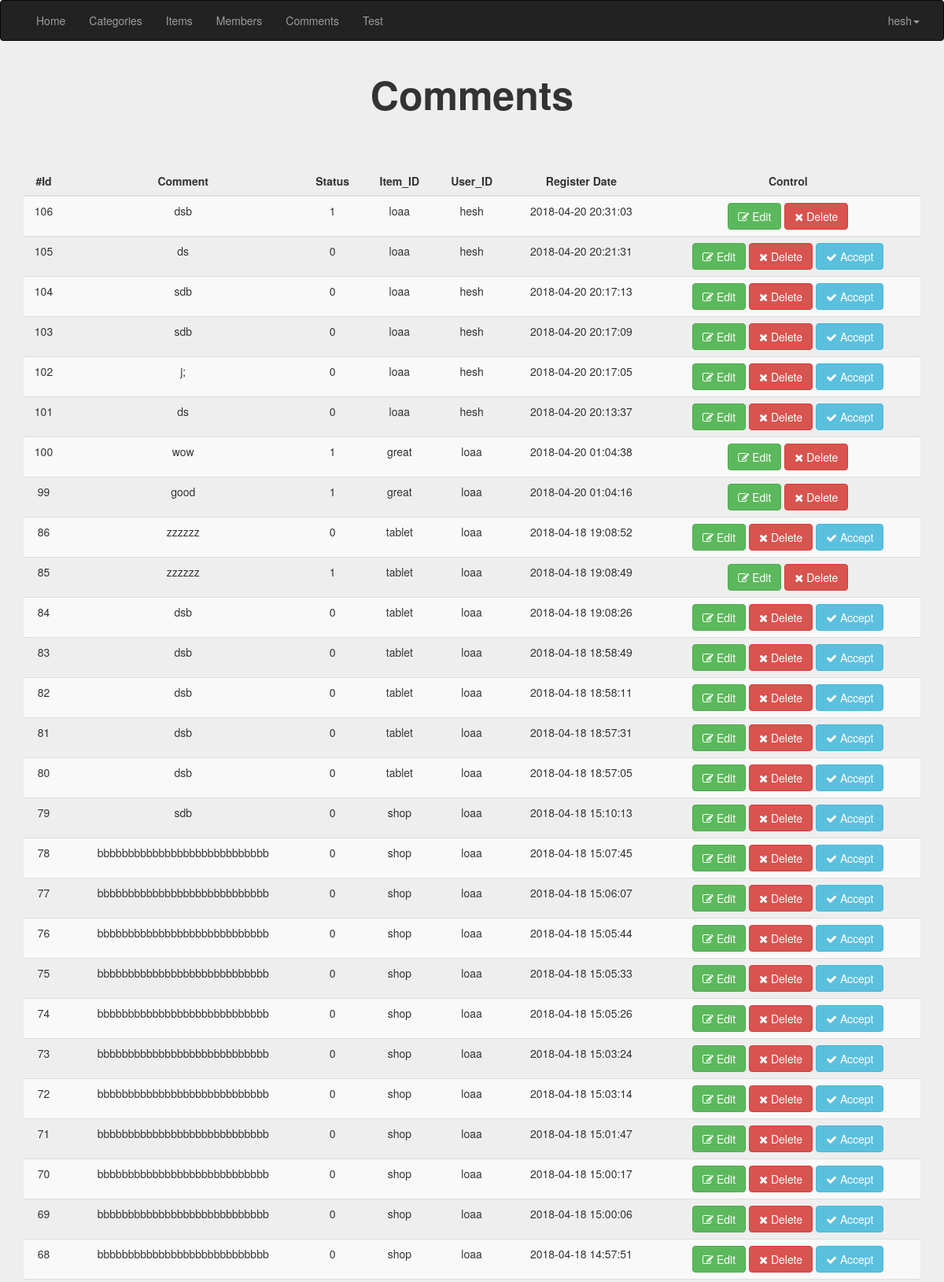
Screenshot of /comments.php?go=manage (signed in, upper part) with the database file from the repository.
### tables this page shows
CREATE TABLE `users` (
  `user_id` int(11) NOT NULL COMMENT 'To Identify user',
  `username` varchar(255) NOT NULL COMMENT 'username to login',
  `password` varchar(255) NOT NULL COMMENT 'password to login',
  `email` varchar(255) NOT NULL,
  `full_name` varchar(255) NOT NULL,
  `group_id` int(11) NOT NULL DEFAULT '0' COMMENT 'identify user group',
  `trust_states` int(11) NOT NULL DEFAULT '0' COMMENT 'rank of sellers ',
  `reg_status` int(11) NOT NULL DEFAULT '0' COMMENT 'approve users ',
  `date` date NOT NULL,
  `avatar` varchar(255) NOT NULL
);

CREATE TABLE `comments` (
  `id` int(11) NOT NULL,
  `comment` text NOT NULL,
  `status` varchar(4) NOT NULL DEFAULT '0',
  `date` timestamp NOT NULL DEFAULT CURRENT_TIMESTAMP ON UPDATE CURRENT_TIMESTAMP,
  `item_id` int(11) NOT NULL,
  `user_id` int(11) NOT NULL
);

CREATE TABLE `items` (
  `id` int(11) NOT NULL,
  `name` varchar(255) NOT NULL,
  `price` varchar(255) NOT NULL,
  `country_made` varchar(255) NOT NULL,
  `description` text NOT NULL,
  `image` varchar(25) NOT NULL,
  `status` varchar(255) NOT NULL,
  `date` date NOT NULL,
  `rating` smallint(6) NOT NULL,
  `approve` tinyint(4) NOT NULL DEFAULT '0',
  `sec_id` int(11) NOT NULL,
  `members_id` int(11) NOT NULL,
  `tags` varchar(255) NOT NULL
);

### comments.php (the view, shortened to what this page needs)
<?php
	if (isset($_SESSION['id']) || isset($_SESSION['uid'])) {
      include("includes.php");
	 } else {
           header("Location: index.php");
           exit();
	}
?>
<?php
function manage_comments(){
  $go = isset($_GET['go']) ? $_GET['go'] : "try again";
   if ($go == 'manage') {
      $rows = select("comments.*, items.name  AS item_name, users.username AS username", "comments",
                        "INNER JOIN items ON items.id = comments.item_id
                         INNER JOIN users ON users.user_id = comments.user_id");
  ?>
     <div class="container member-table table-responsive">
          <h2 class='text-center'>Comments<br><br></h2>
          <table class="table table-striped text-center">
            <thead>
              <tr >
                <th>#Id</th>
                <th>Comment</th>
                <th>Status</th>
                <th>Item_ID</th>
                <th>User_ID</th>
                <th>Register Date</th>
                <th>Control</th>
              </tr>
            </thead>
            <tbody>
                <?php
                  foreach ($rows as $row) {
                   echo "<tr>";
                    echo "<td>". $row['id']        . "</td>" ;
                    echo "<td>". $row['comment']   . "</td>" ;
                    echo "<td>". $row['status']    . "</td>" ;
                    echo "<td>". $row['item_name'] . "</td>" ;
                    echo "<td>". $row['username']  . "</td>" ;
                    echo "<td>". $row['date']      . "</td>" ;
                     echo "<td>
                             <a href='comments.php?go=edit&comid={$row['id']}' class='btn btn-small btn-success'><i class='fa fa-edit'></i> Edit</a>
                             <a href='comments.php?go=delete&comid={$row['id']}' class='btn btn-danger confirm'><i class='fa fa-close'></i> Delete</a>";
                       if ($row['status'] == 0) {
                          echo " <span class='span-right'><a href='comments.php?go=acceptPending&comid={$row["id"]}' class='btn btn-info'><i class='fa fa-check'></i> Accept</a></span>";
                        }
                      echo "</td>";
                   echo "</tr>";
                  }
                ?>
            </tbody>
          </table>
    </div>
<?php  }
            else {
    echo "fix your code";
  }
}
manage_comments();
 ?>
<?php include("includes/templates/footer.php");?>

### includes/functions/functions.php (shortened to what this page needs)
<?php
function name($x = 'id', $y = 'user_id', $z){
global $conn;
$auth = null;
if (isset($_SESSION[$x]) && !empty($_SESSION[$x])) {
        $stmt =$conn->prepare("SELECT * FROM users WHERE $y = ? LIMIT 1");
        $stmt->execute(array($z));
        $auth = $stmt->fetch();
        echo $auth['username'];
   }
   return $auth;
}
function select($item, $table, $where = null, $value = null,  $order = 'id', $DESC = 'DESC', $limit = 100000){
  global $conn;
  $stmt = $conn->prepare("SELECT $item FROM $table $where ORDER BY $order $DESC LIMIT $limit");
  $value == null ? $stmt->execute() : $stmt->execute(array($value));
  $rows = $stmt->fetchAll();
  $count = $stmt->rowCount();
  return $rows;
  return $count;
}
?>

### public/css/public.css (style rules this page uses)
body { margin: 0; padding: 0; background: #eee !important }
h2 { font-size: 50px !important; font-weight: bold !important; text-align: center; }
.member-table th { text-align: center !important; }
* { box-sizing: border-box; }

### rows the page displays
users: username "hesh"
comments: id "106", comment "dsb", status "1", item.name "loaa", user.username "hesh", date "2018-04-20 20:31:03"
comments: id "105", comment "ds", status "0", item.name "loaa", user.username "hesh", date "2018-04-20 20:21:31"
comments: id "104", comment "sdb", status "0", item.name "loaa", user.username "hesh", date "2018-04-20 20:17:13"
comments: id "103", comment "sdb", status "0", item.name "loaa", user.username "hesh", date "2018-04-20 20:17:09"
comments: id "102", comment "j;", status "0", item.name "loaa", user.username "hesh", date "2018-04-20 20:17:05"
comments: id "101", comment "ds", status "0", item.name "loaa", user.username "hesh", date "2018-04-20 20:13:37"
comments: id "100", comment "wow", status "1", item.name "great", user.username "loaa", date "2018-04-20 01:04:38"
comments: id "99", comment "good", status "1", item.name "great", user.username "loaa", date "2018-04-20 01:04:16"
comments: id "86", comment "zzzzzz", status "0", item.name "tablet", user.username "loaa", date "2018-04-18 19:08:52"
comments: id "85", comment "zzzzzz", status "1", item.name "tablet", user.username "loaa", date "2018-04-18 19:08:49"
comments: id "84", comment "dsb", status "0", item.name "tablet", user.username "loaa", date "2018-04-18 19:08:26"
comments: id "83", comment "dsb", status "0", item.name "tablet", user.username "loaa", date "2018-04-18 18:58:49"
comments: id "82", comment "dsb", status "0", item.name "tablet", user.username "loaa", date "2018-04-18 18:58:11"
comments: id "81", comment "dsb", status "0", item.name "tablet", user.username "loaa", date "2018-04-18 18:57:31"
comments: id "80", comment "dsb", status "0", item.name "tablet", user.username "loaa", date "2018-04-18 18:57:05"
comments: id "79", comment "sdb", status "0", item.name "shop", user.username "loaa", date "2018-04-18 15:10:13"
comments: id "78", comment "bbbbbbbbbbbbbbbbbbbbbbbbbbbb", status "0", item.name "shop", user.username "loaa", date "2018-04-18 15:07:45"
comments: id "77", comment "bbbbbbbbbbbbbbbbbbbbbbbbbbbb", status "0", item.name "shop", user.username "loaa", date "2018-04-18 15:06:07"
comments: id "76", comment "bbbbbbbbbbbbbbbbbbbbbbbbbbbb", status "0", item.name "shop", user.username "loaa", date "2018-04-18 15:05:44"
comments: id "75", comment "bbbbbbbbbbbbbbbbbbbbbbbbbbbb", status "0", item.name "shop", user.username "loaa", date "2018-04-18 15:05:33"
comments: id "74", comment "bbbbbbbbbbbbbbbbbbbbbbbbbbbb", status "0", item.name "shop", user.username "loaa", date "2018-04-18 15:05:26"
comments: id "73", comment "bbbbbbbbbbbbbbbbbbbbbbbbbbbb", status "0", item.name "shop", user.username "loaa", date "2018-04-18 15:03:24"
comments: id "72", comment "bbbbbbbbbbbbbbbbbbbbbbbbbbbb", status "0", item.name "shop", user.username "loaa", date "2018-04-18 15:03:14"
comments: id "71", comment "bbbbbbbbbbbbbbbbbbbbbbbbbbbb", status "0", item.name "shop", user.username "loaa", date "2018-04-18 15:01:47"
comments: id "70", comment "bbbbbbbbbbbbbbbbbbbbbbbbbbbb", status "0", item.name "shop", user.username "loaa", date "2018-04-18 15:00:17"
comments: id "69", comment "bbbbbbbbbbbbbbbbbbbbbbbbbbbb", status "0", item.name "shop", user.username "loaa", date "2018-04-18 15:00:06"
comments: id "68", comment "bbbbbbbbbbbbbbbbbbbbbbbbbbbb", status "0", item.name "shop", user.username "loaa", date "2018-04-18 14:57:51"

### other values shown
$lang["HOME_ADMIN"] "Home"
$lang["CATEGORIES"] "Categories"
$lang["ITEMS"] "Items"
$lang["MEMBERS"] "Members"
$lang["COMMENTS"] "Comments"
